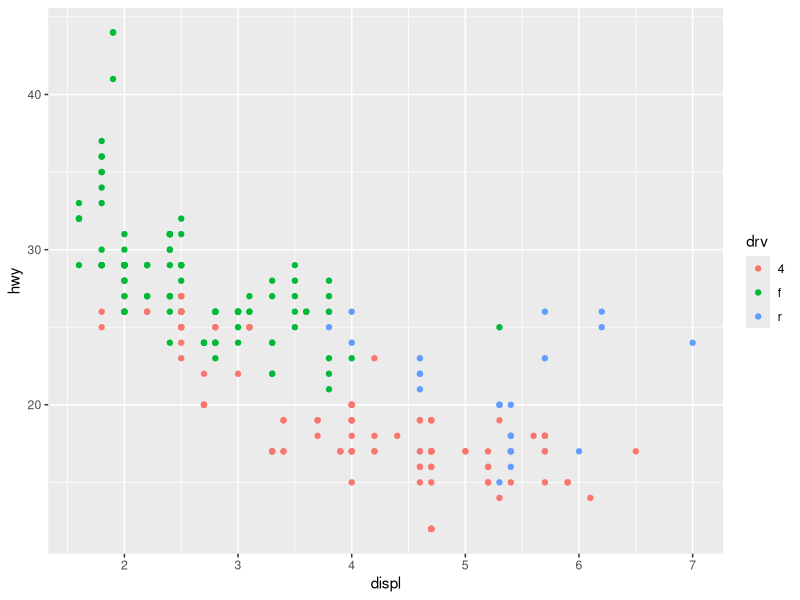
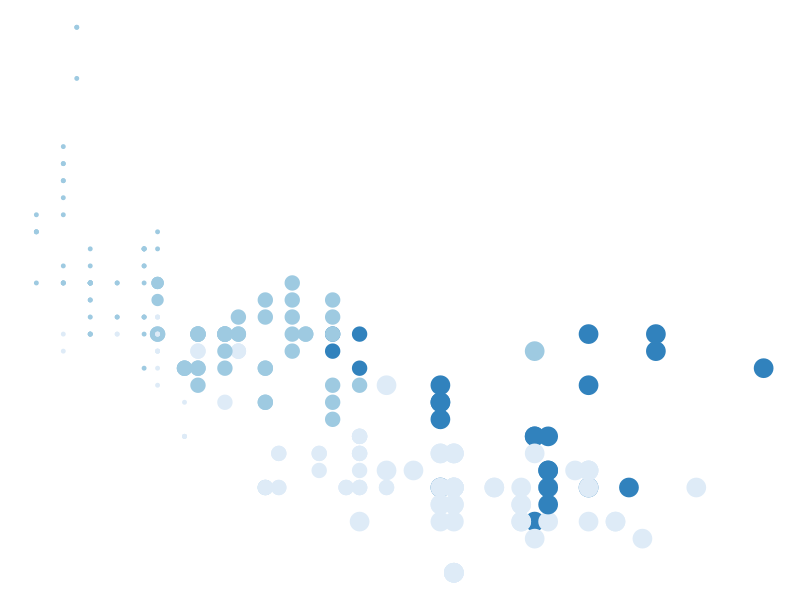
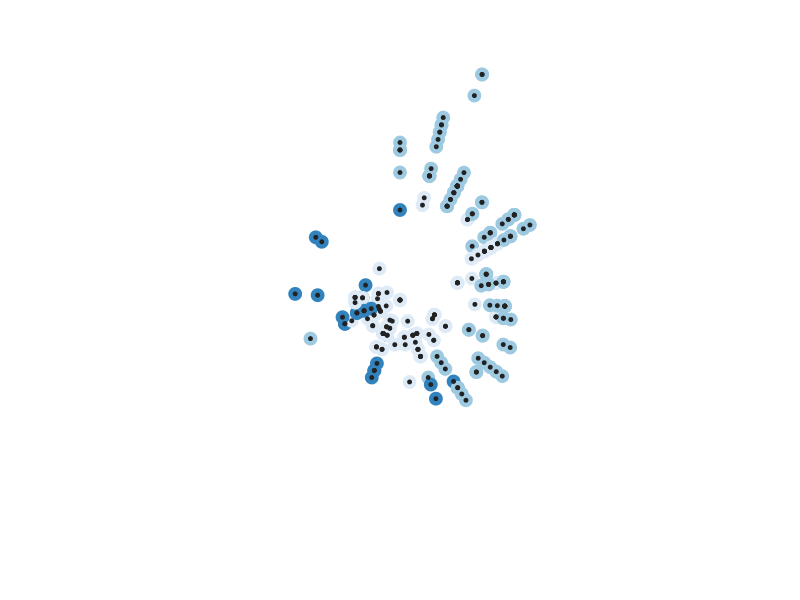
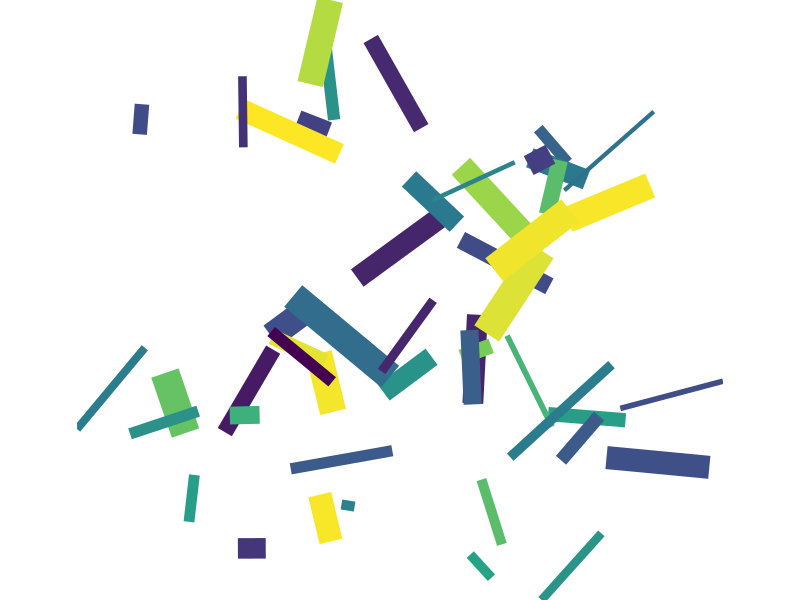
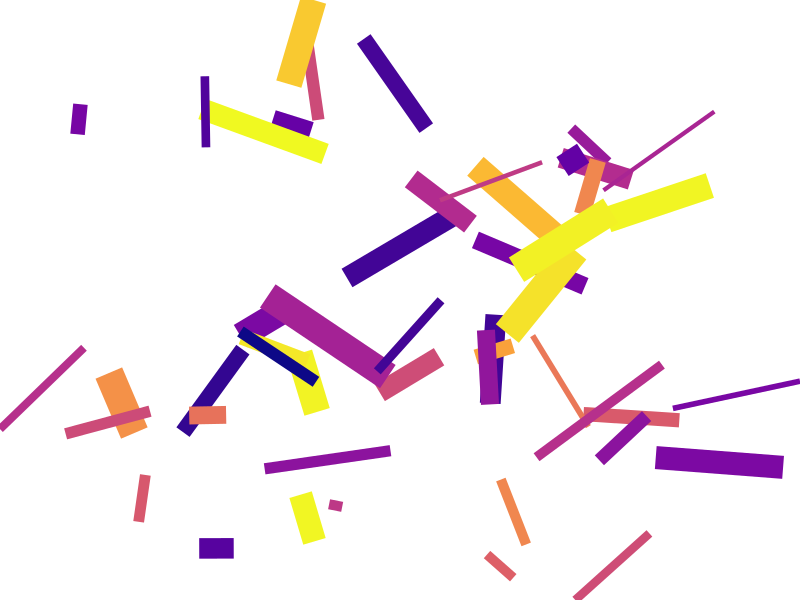
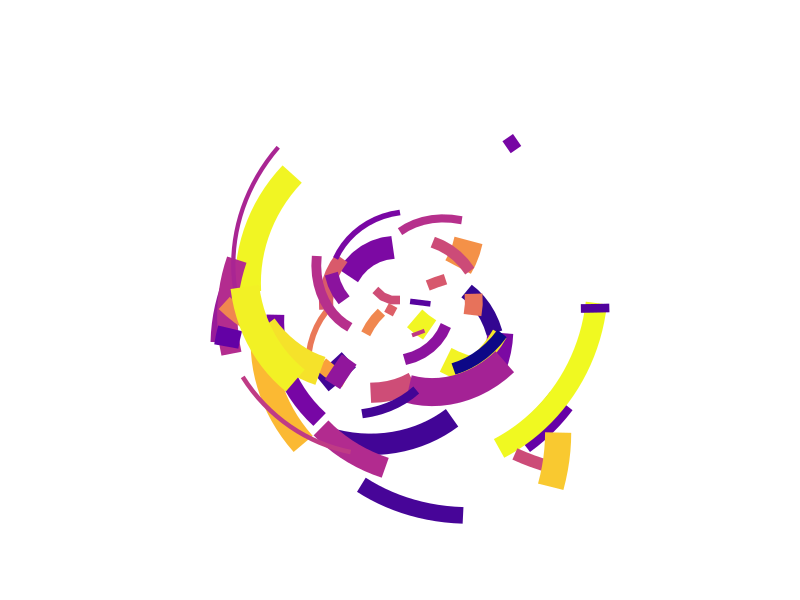
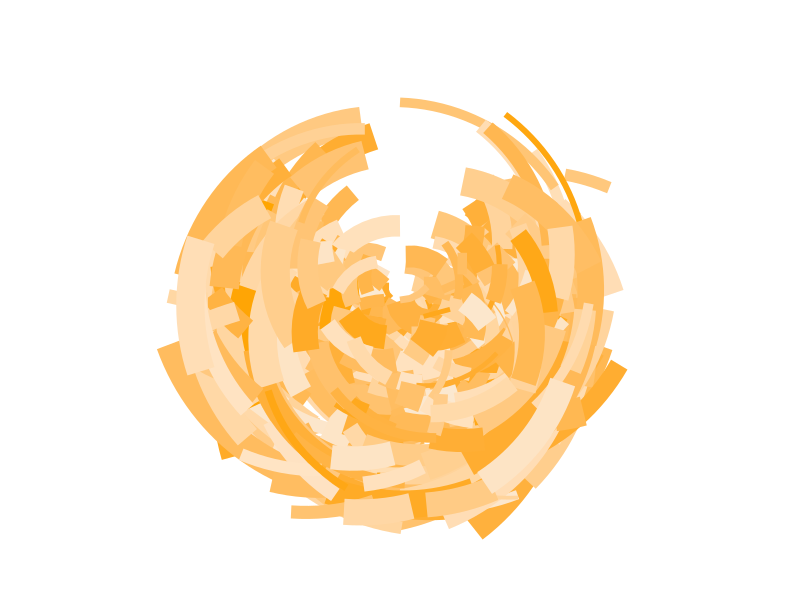
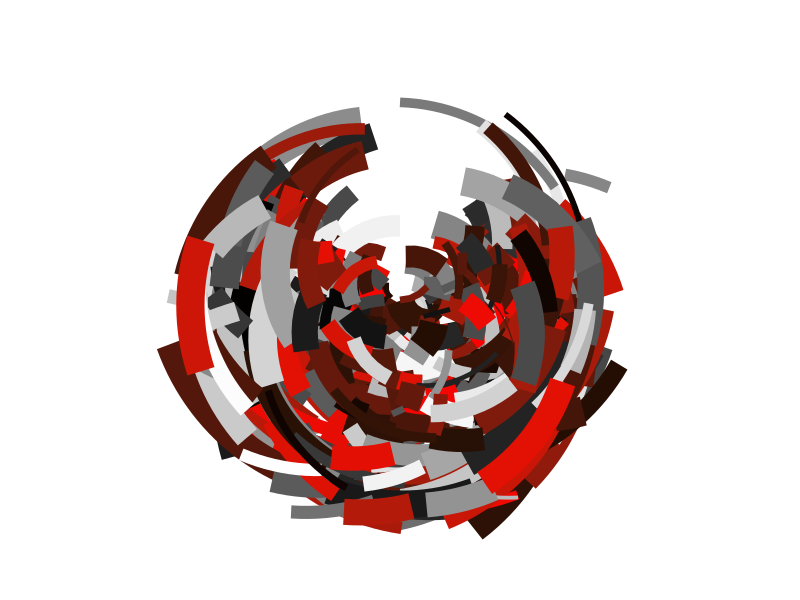

Recreate these plots in R, in order.
# Session 1: Getting Started

# https://art-from-code.netlify.app/day-1/session-1/
# Use https://coolors.co/ to generate palettes

# A) Art is theft

library(ggplot2)
library(tibble)

# PLOT 1

# Look at the required dataset
mpg

# Create the plot

mpg |>
  ggplot(aes(displ, hwy, colour = drv)) + 
  geom_point()

mpg |>
  ggplot(aes(displ, hwy, colour = drv, size = cyl)) + 
  geom_point(show.legend = FALSE) + 
  theme_void() + 
  scale_color_brewer()

mpg |>
  ggplot(aes(displ, hwy, colour = drv)) + 
  geom_point(show.legend = FALSE, size = 4) + 
  geom_point(show.legend = FALSE, size = 1, colour = "#222222") + 
  coord_polar() + 
  theme_void() + 
  scale_color_brewer()

# PLOT 2

# Use runif() to generate data

set.seed(1)
n <- 50
dat <- tibble(
  x0 = runif(n),
  y0 = runif(n),
  x1 = x0 + runif(n, min = -.2, max = .2),
  y1 = y0 + runif(n, min = -.2, max = .2),
  shade = runif(n), 
  size = runif(n)
)

dat

# Fixed coordinates

dat |> 
  ggplot(aes(
    x = x0,
    y = y0,
    xend = x1,
    yend = y1,
    colour = shade,
    size = size
  )) +
  geom_segment(show.legend = FALSE) +
  coord_fixed() +
  scale_y_continuous(expand = c(0, 0)) +
  scale_x_continuous(expand = c(0, 0)) + 
  scale_color_viridis_c() + 
  scale_size(range = c(0, 10)) + 
  theme_void()

# Cartesian coordinates

dat |> 
  ggplot(aes(
    x = x0,
    y = y0,
    xend = x1,
    yend = y1,
    colour = shade,
    size = size
  )) +
  geom_segment(show.legend = FALSE) +
  coord_cartesian() +
  scale_y_continuous(expand = c(0, 0)) +
  scale_x_continuous(expand = c(0, 0)) + 
  scale_color_viridis_c(option = "plasma") + 
  scale_size(range = c(0, 10)) + 
  theme_void()

# Polar coordinates

dat |> 
  ggplot(aes(
    x = x0,
    y = y0,
    xend = x1,
    yend = y1,
    colour = shade,
    size = size
  )) +
  geom_segment(show.legend = FALSE) +
  coord_polar() +
  scale_y_continuous(expand = c(0, 0)) +
  scale_x_continuous(expand = c(0, 0)) + 
  scale_color_viridis_c(option = "plasma") + 
  scale_size(range = c(0, 10)) + 
  theme_void()

# B) Technique

# The definition of an artistic system is a reusable concept

polar_art <- function(seed, n, palette) {
  
  # set the state of the random number generator
  set.seed(seed)
  
  # data frame containing random values for 
  # aesthetics we might want to use in the art
  dat <- tibble(
    x0 = runif(n),
    y0 = runif(n),
    x1 = x0 + runif(n, min = -.2, max = .2),
    y1 = y0 + runif(n, min = -.2, max = .2),
    shade = runif(n), 
    size = runif(n)
  )
  
  # plot segments in various colours, using 
  # polar coordinates and a gradient palette
  dat |> 
    ggplot(aes(
      x = x0,
      y = y0,
      xend = x1,
      yend = y1,
      colour = shade,
      size = size
    )) +
    geom_segment(show.legend = FALSE) +
    coord_polar() +
    scale_y_continuous(expand = c(0, 0)) +
    scale_x_continuous(expand = c(0, 0)) + 
    scale_colour_gradientn(colours = palette) + 
    scale_size(range = c(0, 10)) + 
    theme_void()
}

polar_art(seed = 1, n = 500, palette = c("antiquewhite", "orange", "bisque"))
polar_art(seed = 1, n = 500, palette = c("red", "black", "white"))
polar_art(seed = 2, n = 50, palette = c("red", "black", "white"))

# C) Colour

library(scales)
library(ggthemes)

# Use https://coolors.co/ to generate palettes

pal <- c("#cdb4db", "#ffc8dd", "#ffafcc", "#bde0fe", "#a2d2ff")

show_col(pal)

# Construct a continuous colour scale

palette_fn <- colorRampPalette(pal)
palette_fn(100)

# Image of a smooth palette

image(
  x = matrix(1:100, ncol = 1), 
  col = palette_fn(100),
  useRaster = TRUE,
  axes = FALSE
)

# Look at built-in palettes

canva_palettes[[101]]

show_col(canva_palettes[[101]])

# Sample palettes
# Samples one of these palettes at random

sample_canva <- function(seed = NULL) {
  if(!is.null(seed)) set.seed(seed)
  sample(ggthemes::canva_palettes, 1)[[1]]
}

polar_art(seed = 2, n = 100, palette = sample_canva(seed = 2))
polar_art(seed = 2, n = 100, palette = sample_canva(seed = 3))
polar_art(seed = 2, n = 100, palette = sample_canva(seed = 4))


polar_art(seed = 5, n = 100, palette = sample_canva(seed = 1))
polar_art(seed = 6, n = 100, palette = sample_canva(seed = 1))
polar_art(seed = 7, n = 100, palette = sample_canva(seed = 1))

# D) Composition

# Create a random tibble generator function

sample_data <- function(seed = NULL, n = 100){
  if(!is.null(seed)) set.seed(seed)
  dat <- tibble(
    x0 = runif(n),
    y0 = runif(n),
    x1 = x0 + runif(n, min = -.2, max = .2),
    y1 = y0 + runif(n, min = -.2, max = .2),
    shade = runif(n), 
    size = runif(n),
    shape = factor(sample(0:22, size = n, replace = TRUE))
  )
}

polar_styled_plot <- function(data = NULL, palette) {
  ggplot(
    data = data,
    mapping = aes(
      x = x0,
      y = y0,
      xend = x1,
      yend = y1,
      colour = shade,
      size = size
    )) + 
    coord_polar(clip = "off") +
    scale_y_continuous(
      expand = c(0, 0),
      limits = c(0, 1), 
      oob = scales::oob_keep
    ) +
    scale_x_continuous(
      expand = c(0, 0), 
      limits = c(0, 1), 
      oob = scales::oob_keep
    ) + 
    scale_colour_gradientn(colours = palette) + 
    scale_size(range = c(0, 10)) + 
    theme_void() + 
    guides(
      colour = guide_none(),
      size = guide_none(),
      fill = guide_none(),
      shape = guide_none()
    )
}


dat <- sample_data(n = 100, seed = 1) 
pal <- sample_canva(seed = 1)

polar_styled_plot(data = dat, palette = pal) + geom_segment()
polar_styled_plot(data = dat, palette = pal) + geom_path()
polar_styled_plot(data = dat, palette = pal) + geom_point()

library(dplyr)

dat1 <- sample_data(n = 2000, seed = 123) 
dat2 <- sample_data(n = 100, seed = 456) |>  
  mutate(y0 = .3 + y0 * .6, y1 = .3)

polar_styled_plot(palette = sample_canva(seed = 7)) + 
  geom_segment(
    data = dat1 |> mutate(size = size * 3)
  ) + 
  geom_segment(
    data = dat2 |> mutate(size = size / 5), 
    lineend = "round", 
    colour = "white"
  ) +
  geom_segment(
    data = dat2 |> mutate(size = size / 40), 
    lineend = "round", 
    colour = "#222222"
  ) +
  geom_point(
    data = dat2 |> mutate(size = size * 2),
    colour = "#222222"
  )

dat <- sample_data(n = 2000, seed = 123) |>
  mutate(y1 = y0, size = size / 2)

polar_styled_plot(palette = sample_canva(seed = 456)) + 
  geom_segment(data = dat) + 
  geom_segment(data = dat |> mutate(y1 = y1 - .2, y0 = y0 - .2)) +
  geom_segment(data = dat |> mutate(y1 = y1 - .4, y0 = y0 - .4))

dat <- sample_data(n = 1000, seed = 1) |>
  mutate(y1 = y0, size = size / 4)

polar_styled_plot(palette = sample_canva(seed = 2)) + 
  geom_segment(data = dat, linetype = "331311") 
